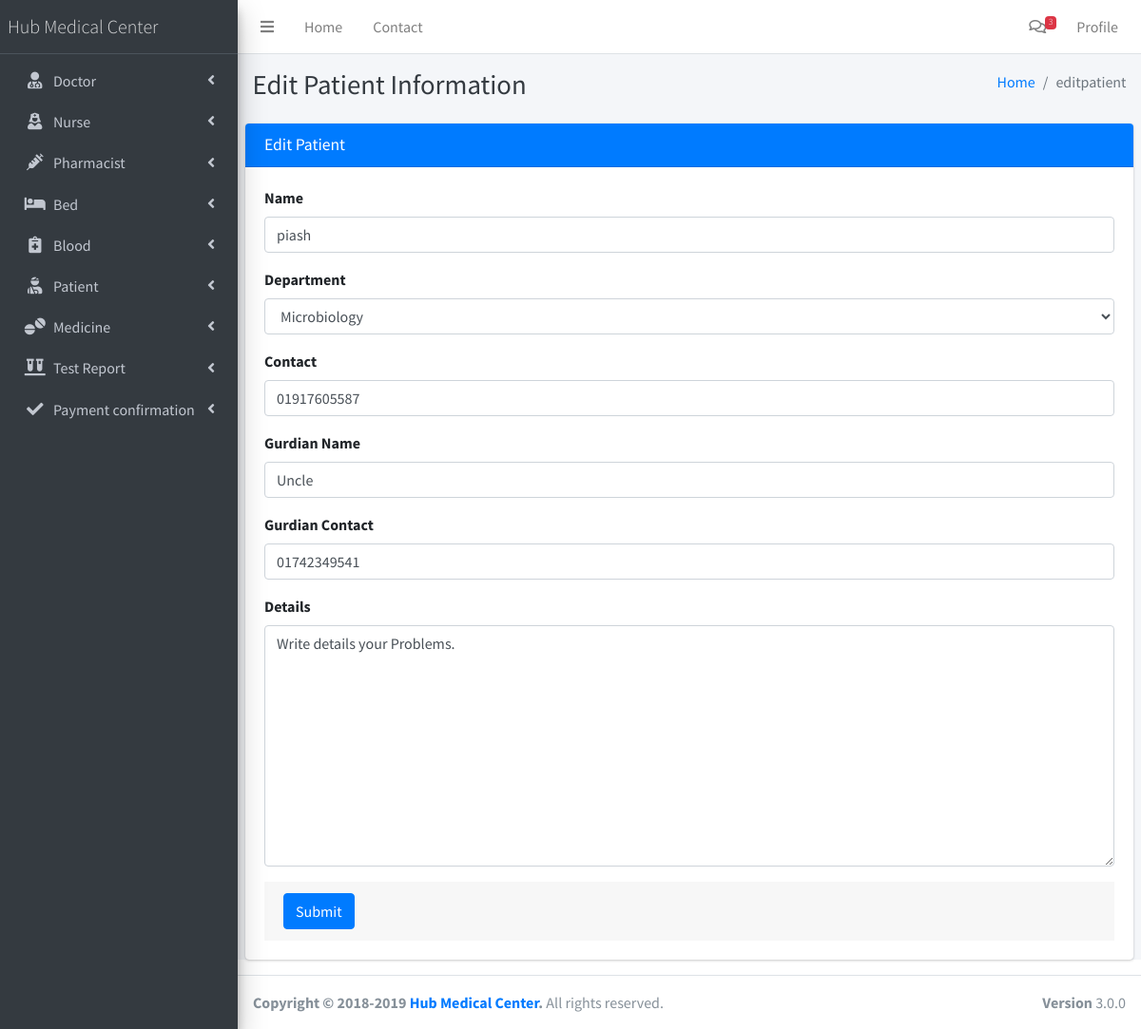
Screenshot of /admin/editpatient.php?id=2 (signed in) with the database file from the repository.
### tables this page shows
CREATE TABLE `patient` (
  `id` int(11) NOT NULL,
  `patient_name` varchar(40) NOT NULL,
  `department_id` int(11) NOT NULL,
  `refer_doctor` int(11) NOT NULL,
  `details` varchar(255) NOT NULL,
  `contact` varchar(40) NOT NULL,
  `guardian_name` varchar(40) NOT NULL,
  `guardian_contact` varchar(40) NOT NULL,
  `paid` int(11) NOT NULL
);

CREATE TABLE `department` (
  `id` int(11) NOT NULL,
  `dept_name` varchar(40) NOT NULL,
  `details` varchar(255) NOT NULL
);

### admin/editpatient.php (the view, shortened to what this page needs)
<?php
 include_once("../db/query.php");
?>
 <?php
 include_once("layout/header.php");
 include_once("layout/sidebar.php");
 $id=$_GET["id"];
 $sql="select * from patient where id=".$id;
 $patient=mysqli_query($con,$sql);
  while($res=mysqli_fetch_array($patient)){
  $pname=$res["patient_name"];
  $contact=$res["contact"];
  $gname=$res["guardian_name"];
  $gcontact=$res["guardian_contact"];
  $details=$res["details"];
}
 ?>
  <div class="content-wrapper">
    <div class="content-header">
      <div class="container-fluid">
        <div class="row mb-2">
          <div class="col-sm-6">
            <h1 class="m-0 text-dark">Edit Patient Information</h1>
          </div>
          <div class="col-sm-6">
            <ol class="breadcrumb float-sm-right">
              <li class="breadcrumb-item"><a href="#">Home</a></li>
              <li class="breadcrumb-item active">editpatient</li>
            </ol>
          </div>
        </div>
      </div>
    </div>
    <section class="content">
    <div class="card card-primary">
              <div class="card-header">
                <h3 class="card-title">Edit Patient</h3>
              </div>
              <form role="form" method="POST" action="editdoctor.php">
                <div class="card-body">
                  <div class="form-group">
                    <label for="exampleInputname">Name</label>
                    <input type="text" name="name" class="form-control" id="exampleInputname" value="<?=$pname?>" placeholder="Enter Name">
                  </div>
                  <div class="form-group">
                    <label for="exampleInputdetname">Department</label>
                    <select
                     name="department" id="exampleInputdetname" class="form-control">
                  </select>
                </div>
                <div class="form-group">
                    <label for="exampleInputcontact">Contact</label>
                    <input name="contact" type="text" class="form-control" id="exampleInputcontact" value="<?=$contact?>" placeholder="Contact">
                </div>
                <div class="form-group">
                    <label for="exampleInputcontact">Gurdian Name</label>
                    <input name="gname" type="text" class="form-control" id="exampleInputcontact" value="<?=$gname?>" placeholder="Gurdian Name">
                  </div>
                  <div class="form-group">
                    <label for="exampleInputfees">Gurdian Contact</label>
                    <input type="text" name="gcontact" class="form-control" id="exampleInputfees" value="<?=$gcontact?>" placeholder="Gurdian Contact">
                  </div>
                  <div class="form-group">
                    <label for="exampleInputfees">Details</label>
                    <textarea class="form-control" name="details" value="<?=$details?>" id="" cols="30" rows="10">Write details your Problems.</textarea>
                  </div>
                <div class="card-footer">
                  <button type="submit" class="btn btn-primary" name="btn_sub">Submit</button>
                </div>
              </form>
            </div>
    </section>
  </div>
 <?php
 include_once('layout/footer.php');
 ?>

### rows the page displays
patient: name "piash", department "Microbiology", contact "01917605587", gname "Uncle", gcontact "01742349541", details "Write details your Problems."
